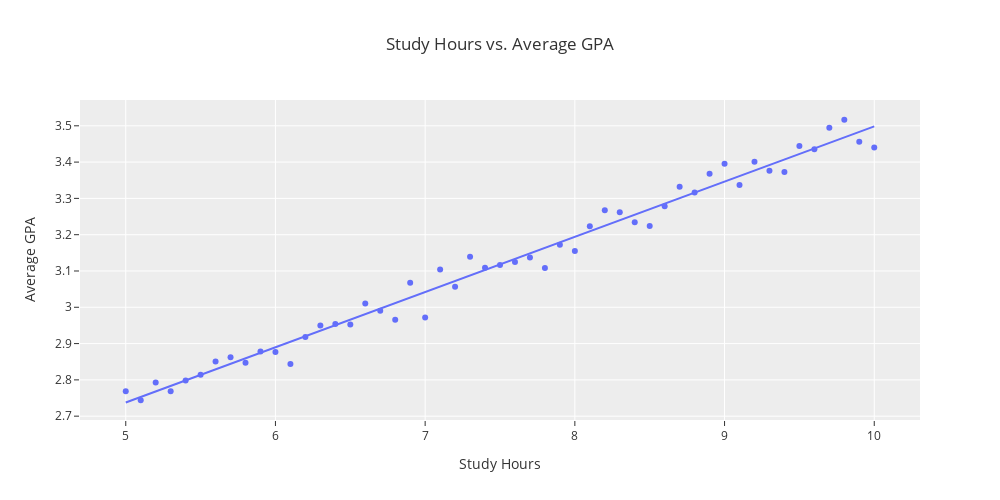

The notebook cell this image was saved under:
### Code cell
DF_study = DF_india.groupby('Study Hours')['GPA'].mean().reset_index()
DF_study

fig_study = px.scatter(DF_study, x = 'Study Hours', y = 'GPA',
                  title = 'Study Hours vs. Average GPA',
                      trendline = 'ols')
fig_study.update_layout(bargap=0.02,
                  yaxis_title = 'Average GPA',
                   autosize=False,
                   width=1000,
                   height=500,
                  template="ggplot2"
                       )
fig_study.show()

### Figure 1 — Plotly figure (JSON) as saved in the notebook; plotly's stock layout.template omitted (floating-point values rounded to 4 significant figures)
{"data": [{"hovertemplate": "Study Hours=%{x}<br>GPA=%{y}<extra></extra>", "legendgroup": "", "marker": {"color": "#636efa", "symbol": "circle"}, "mode": "markers", "name": "", "orientation": "v", "showlegend": false, "type": "scatter", "x": [5.0, 5.1, 5.2, 5.3, 5.4, 5.5, 5.6, 5.7, 5.8, 5.9, 6.0, 6.1, 6.2, 6.3, 6.4, 6.5, 6.6, 6.7, 6.8, 6.9, 7.0, 7.1, 7.2, 7.3, 7.4, 7.5, 7.6, 7.7, 7.8, 7.9, 8.0, 8.1, 8.2, 8.3, 8.4, 8.5, 8.6, 8.7, 8.8, 8.9, 9.0, 9.1, 9.2, 9.3, 9.4, 9.5, 9.6, 9.7, 9.8, 9.9, 10.0], "xaxis": "x", "y": [2.769, 2.744, 2.792, 2.769, 2.798, 2.814, 2.851, 2.862, 2.847, 2.878, 2.877, 2.844, 2.918, 2.95, 2.954, 2.952, 3.011, 2.99, 2.966, 3.067, 2.972, 3.104, 3.057, 3.139, 3.109, 3.117, 3.125, 3.137, 3.108, 3.172, 3.155, 3.224, 3.268, 3.262, 3.234, 3.224, 3.279, 3.332, 3.316, 3.368, 3.395, 3.337, 3.401, 3.376, 3.373, 3.444, 3.435, 3.494, 3.517, 3.456, 3.44], "yaxis": "y"}, {"hovertemplate": "<b>OLS trendline</b><br>GPA = 0.152158 * Study Hours + 1.97694<br>R<sup>2</sup>=0.981577<br><br>Study Hours=%{x}<br>GPA=%{y} <b>(trend)</b><extra></extra>", "legendgroup": "", "marker": {"color": "#636efa", "symbol": "circle"}, "mode": "lines", "name": "", "showlegend": false, "type": "scatter", "x": [5.0, 5.1, 5.2, 5.3, 5.4, 5.5, 5.6, 5.7, 5.8, 5.9, 6.0, 6.1, 6.2, 6.3, 6.4, 6.5, 6.6, 6.7, 6.8, 6.9, 7.0, 7.1, 7.2, 7.3, 7.4, 7.5, 7.6, 7.7, 7.8, 7.9, 8.0, 8.1, 8.2, 8.3, 8.4, 8.5, 8.6, 8.7, 8.8, 8.9, 9.0, 9.1, 9.2, 9.3, 9.4, 9.5, 9.6, 9.7, 9.8, 9.9, 10.0], "xaxis": "x", "y": [2.738, 2.753, 2.768, 2.783, 2.799, 2.814, 2.829, 2.844, 2.859, 2.875, 2.89, 2.905, 2.92, 2.936, 2.951, 2.966, 2.981, 2.996, 3.012, 3.027, 3.042, 3.057, 3.072, 3.088, 3.103, 3.118, 3.133, 3.149, 3.164, 3.179, 3.194, 3.209, 3.225, 3.24, 3.255, 3.27, 3.285, 3.301, 3.316, 3.331, 3.346, 3.362, 3.377, 3.392, 3.407, 3.422, 3.438, 3.453, 3.468, 3.483, 3.499], "yaxis": "y"}], "layout": {"autosize": false, "bargap": 0.02, "height": 500, "legend": {"tracegroupgap": 0}, "title": {"text": "Study Hours vs. Average GPA"}, "width": 1000, "xaxis": {"anchor": "y", "domain": [0, 1], "title": {"text": "Study Hours"}}, "yaxis": {"anchor": "x", "domain": [0, 1], "title": {"text": "Average GPA"}}}}
